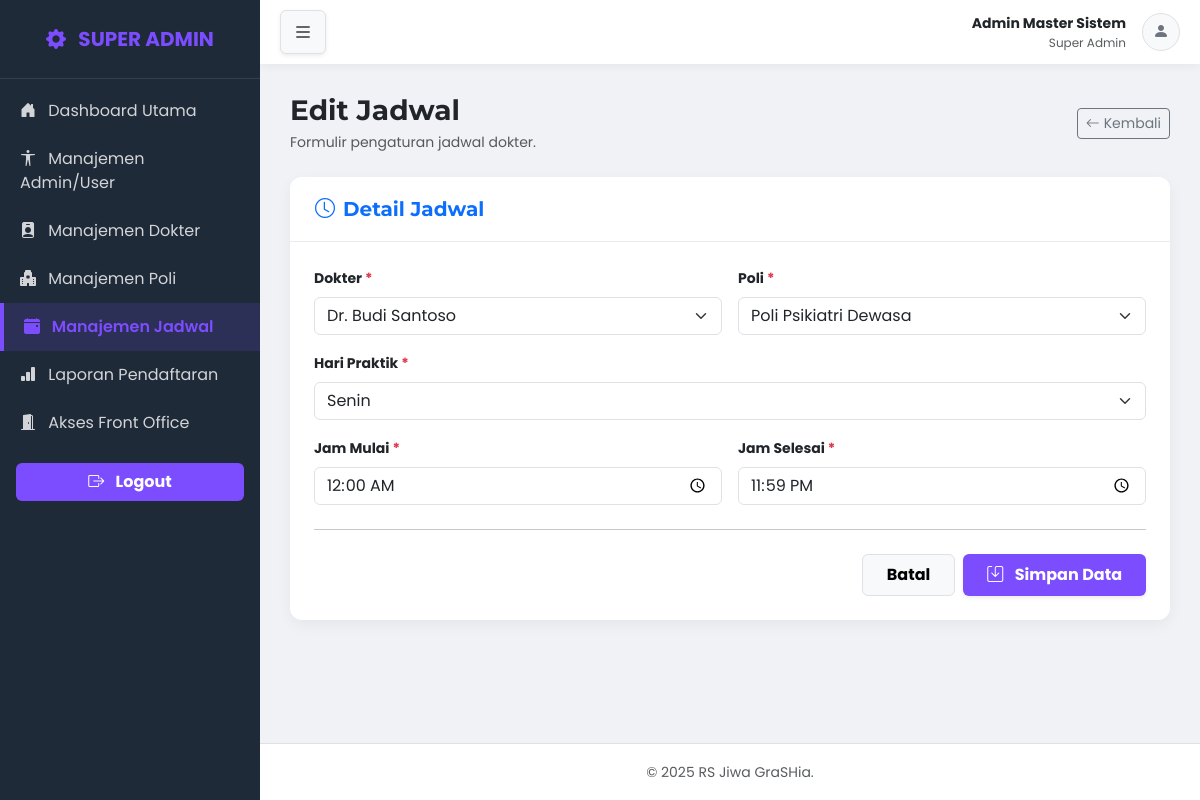
The page /jadwal_form.php?id=8 (signed in) on the database its author committed.
### tables this page shows
CREATE TABLE `jadwal_praktik` (
  `jadwal_id` int(11) NOT NULL,
  `dokter_id` int(11) NOT NULL,
  `poli_id` int(11) NOT NULL,
  `hari_praktik` enum('Senin','Selasa','Rabu','Kamis','Jumat','Sabtu','Minggu') NOT NULL,
  `jam_mulai` time NOT NULL,
  `jam_selesai` time NOT NULL
);

CREATE TABLE `dokter` (
  `dokter_id` int(11) NOT NULL,
  `admin_id` int(11) DEFAULT NULL,
  `nama_lengkap` varchar(100) NOT NULL,
  `spesialisasi` varchar(100) NOT NULL,
  `no_str` varchar(20) DEFAULT NULL,
  `no_telepon` varchar(15) DEFAULT NULL,
  `status_aktif` tinyint(1) NOT NULL DEFAULT 1
);

CREATE TABLE `poli` (
  `poli_id` int(11) NOT NULL,
  `nama_poli` varchar(50) NOT NULL,
  `kode_antrian` varchar(5) NOT NULL DEFAULT 'Z',
  `deskripsi` text DEFAULT NULL
);

### jadwal_form.php (the view, shortened to what this page needs)
<?php
include "koneksi.php";
$nama_lengkap_admin = htmlspecialchars($_SESSION['nama_lengkap'] ?? 'User');
$role_admin = htmlspecialchars($_SESSION['role'] ?? 'Guest');
$current_file = 'jadwal_list.php';
$menu_items = [
    [ 'title' => 'Dashboard Utama', 'icon' => 'bi-house-door-fill', 'link' => 'superadmin_dashboard.php' ],
    [ 'title' => 'Manajemen Admin/User', 'icon' => 'bi-universal-access', 'link' => 'admin_list.php' ],
    [ 'title' => 'Manajemen Dokter', 'icon' => 'bi-person-badge-fill', 'link' => 'dokter_list.php' ],
    [ 'title' => 'Manajemen Poli', 'icon' => 'bi-hospital-fill', 'link' => 'poli_list.php' ],
    [ 'title' => 'Manajemen Jadwal', 'icon' => 'bi-calendar-event-fill', 'link' => 'jadwal_list.php' ],
    [ 'title' => 'Laporan Pendaftaran', 'icon' => 'bi-bar-chart-fill', 'link' => 'report.php' ],
    [ 'title' => 'Akses Front Office', 'icon' => 'bi-door-open-fill', 'link' => 'frontoffice_dashboard.php' ],
];
$jadwal_id = isset($_GET['id']) ? (int)$_GET['id'] : 0;
$jadwal_data = [];
$mode = $jadwal_id > 0 ? 'Edit' : 'Tambah';
$dokter_list = [];
$sql_dokter = "SELECT dokter_id, nama_lengkap FROM dokter WHERE status_aktif = 1 ORDER BY nama_lengkap";
$result_dokter = mysqli_query($conn, $sql_dokter);
if ($result_dokter) {
    while($row = mysqli_fetch_assoc($result_dokter)) {
        $dokter_list[] = $row;
    }
}
$poli_list = [];
$sql_poli = "SELECT poli_id, nama_poli FROM poli ORDER BY nama_poli";
$result_poli = mysqli_query($conn, $sql_poli);
if ($result_poli) {
    while($row = mysqli_fetch_assoc($result_poli)) {
        $poli_list[] = $row;
    }
}
$hari_options = ['Senin', 'Selasa', 'Rabu', 'Kamis', 'Jumat', 'Sabtu', 'Minggu'];
if ($mode === 'Edit') {
    $sql = "SELECT * FROM jadwal_praktik WHERE jadwal_id = $jadwal_id";
    $result = mysqli_query($conn, $sql);
    if ($result && mysqli_num_rows($result) == 1) {
        $jadwal_data = mysqli_fetch_assoc($result);
        $jadwal_data['jam_mulai'] = substr($jadwal_data['jam_mulai'], 0, 5);
        $jadwal_data['jam_selesai'] = substr($jadwal_data['jam_selesai'], 0, 5);
    } else {
        $error_message = "Data Jadwal tidak ditemukan.";
        $jadwal_id = 0;
        $mode = 'Tambah';
    }
}
?>
<!DOCTYPE html>
<html lang="id">
<head>
    <link href="https://cdn.jsdelivr.net/npm/bootstrap@5.3.3/dist/css/bootstrap.min.css" rel="stylesheet">
    <link rel="stylesheet" href="https://cdn.jsdelivr.net/npm/bootstrap-icons@1.11.3/font/bootstrap-icons.min.css">
</head>
<body>
<div id="wrapper">
    <div id="sidebar-wrapper">
        <div class="sidebar-heading">
            <i class="bi bi-gear-fill me-2"></i> SUPER ADMIN
        </div>
        <div class="list-group list-group-flush mt-2">
            <?php foreach ($menu_items as $item):
                $active_class = ($item['link'] == $current_file) ? 'active-menu' : '';
            ?>
                <a href="<?php echo $item['link']; ?>" class="list-group-item list-group-item-action <?php echo $active_class; ?>">
                    <i class="bi <?php echo $item['icon']; ?> me-2"></i> <?php echo $item['title']; ?>
                </a>
            <?php endforeach; ?>
        </div>
        <div class="mt-auto p-3 mb-3">
             <a class="btn w-100 fw-bold" href="logout.php" style="background-color: var(--primary-highlight); color: white;">
                 <i class="bi bi-box-arrow-right me-2"></i> Logout
             </a>
        </div>
    </div>
    <div id="page-content-wrapper">
        <nav class="navbar navbar-expand-lg navbar-light navbar-top sticky-top">
            <div class="container-fluid px-0">
                <button class="btn btn-light border shadow-sm" id="sidebarToggle">
                    <i class="bi bi-list fs-5"></i>
                </button>
                <div class="ms-auto d-flex align-items-center">
                    <div class="d-none d-md-block text-end me-3">
                        <span class="d-block fw-bold small text-dark"><?php echo $nama_lengkap_admin; ?></span>
                        <span class="d-block text-muted" style="font-size: 0.75rem;"><?php echo $role_admin; ?></span>
                    </div>
                    <div class="bg-light rounded-circle d-flex align-items-center justify-content-center border" style="width: 38px; height: 38px;">
                        <i class="bi bi-person-fill text-secondary"></i>
                    </div>
                </div>
            </div>
        </nav>
        <div class="main-content">
            <div class="d-flex justify-content-between align-items-center mb-4">
                <div>
                    <h3 class="fw-bold text-dark mb-1"><?php echo $mode; ?> Jadwal</h3>
                    <p class="text-muted small mb-0">Formulir pengaturan jadwal dokter.</p>
                </div>
                <a href="jadwal_list.php" class="btn btn-outline-secondary btn-sm d-flex align-items-center">
                    <i class="bi bi-arrow-left me-1"></i> Kembali
                </a>
            </div>
            <div class="card card-custom">
                <div class="card-header-custom">
                    <h5 class="fw-bold text-primary mb-0"><i class="bi bi-clock me-2"></i>Detail Jadwal</h5>
                </div>
                <div class="card-body p-4">
                    <form method="post" action="<?php echo htmlspecialchars($_SERVER["PHP_SELF"]);?>">
                        <div class="row g-3">
                            <div class="col-12 col-md-6">
                                <label for="dokter_id" class="form-label fw-bold small">Dokter <span class="text-danger">*</span></label>
                                <select name="dokter_id" id="dokter_id" class="form-select" required>
                                    <?php foreach($dokter_list as $dokter): ?>
                                        <option value="<?php echo $dokter['dokter_id']; ?>"
                                            <?php echo ($jadwal_data['dokter_id'] ?? '') == $dokter['dokter_id'] ? 'selected' : ''; ?>>
                                            <?php echo htmlspecialchars($dokter['nama_lengkap']); ?>
                                        </option>
                                    <?php endforeach; ?>
                                </select>
                            </div>
                            <div class="col-12 col-md-6">
                                <label for="poli_id" class="form-label fw-bold small">Poli <span class="text-danger">*</span></label>
                                <select name="poli_id" id="poli_id" class="form-select" required>
                                    <?php foreach($poli_list as $poli): ?>
                                        <option value="<?php echo $poli['poli_id']; ?>"
                                            <?php echo ($jadwal_data['poli_id'] ?? '') == $poli['poli_id'] ? 'selected' : ''; ?>>
                                            <?php echo htmlspecialchars($poli['nama_poli']); ?>
                                        </option>
                                    <?php endforeach; ?>
                                </select>
                            </div>
                            <div class="col-12">
                                <label for="hari_praktik" class="form-label fw-bold small">Hari Praktik <span class="text-danger">*</span></label>
                                <select name="hari_praktik" id="hari_praktik" class="form-select" required>
                                    <?php foreach($hari_options as $hari): ?>
                                        <option value="<?php echo $hari; ?>"
                                            <?php echo ($jadwal_data['hari_praktik'] ?? '') == $hari ? 'selected' : ''; ?>>
                                            <?php echo $hari; ?>
                                        </option>
                                    <?php endforeach; ?>
                                </select>
                            </div>
                            <div class="col-6">
                                <label for="jam_mulai" class="form-label fw-bold small">Jam Mulai <span class="text-danger">*</span></label>
                                <input type="time" class="form-control" id="jam_mulai" name="jam_mulai" value="<?php echo htmlspecialchars($jadwal_data['jam_mulai'] ?? ''); ?>" required>
                            </div>
                            <div class="col-6">
                                <label for="jam_selesai" class="form-label fw-bold small">Jam Selesai <span class="text-danger">*</span></label>
                                <input type="time" class="form-control" id="jam_selesai" name="jam_selesai" value="<?php echo htmlspecialchars($jadwal_data['jam_selesai'] ?? ''); ?>" required>
                            </div>
                        </div>
                        <hr class="my-4">
                        <div class="d-grid gap-2 d-md-flex justify-content-md-end">
                            <a href="jadwal_list.php" class="btn btn-light border fw-bold py-2 px-4 order-2 order-md-1">Batal</a>
                            <button type="submit" class="btn btn-theme shadow-sm fw-bold py-2 px-4 order-1 order-md-2">
                                <i class="bi bi-save me-2"></i> Simpan Data
                            </button>
                        </div>
                    </form>
                </div>
            </div>
        </div>
        <footer class="mt-auto py-3 bg-white text-center border-top">
            <span class="text-muted small">&copy; <?php echo date("Y"); ?> RS Jiwa GraSHia.</span>
        </footer>
    </div>
</div>
</body>
</html>

### jadwal_form.php (style rules this page uses)
:root { --sidebar-width: 260px; --sidebar-bg: #1f2a38; --sidebar-color: #f8f9fa; --primary-highlight: #7c4dff; --main-font: 'Poppins', sans-serif; --heading-font: 'Montserrat', sans-serif; }
body { background-color: #f0f2f5; font-family: var(--main-font); overflow-x: hidden; }
h1, h2, h3, h4, h5 { font-family: var(--heading-font); }
#wrapper { display: flex; width: 100%; align-items: stretch; transition: all 0.3s; }
#sidebar-wrapper { min-width: var(--sidebar-width); max-width: var(--sidebar-width); background: var(--sidebar-bg); color: var(--sidebar-color); transition: all 0.3s; position: fixed; height: 100vh; z-index: 1050; left: calc(var(--sidebar-width) * -1); overflow-y: auto; }
#page-content-wrapper { width: 100%; min-height: 100vh; transition: all 0.3s; display: flex; flex-direction: column; }
@media (min-width: 992px) { #sidebar-wrapper { left: 0; } }
@media (min-width: 992px) { #page-content-wrapper { margin-left: var(--sidebar-width); } }
.sidebar-heading { padding: 1.5rem 1rem; font-size: 1.25rem; color: var(--primary-highlight); border-bottom: 1px solid rgba(255, 255, 255, 0.1); font-weight: 700; text-align: center; }
.list-group-item { background: transparent; color: rgba(255,255,255,0.8); border: none; padding: 12px 20px; }
.list-group-item.active-menu { background: rgba(124, 77, 255, 0.15); color: var(--primary-highlight); border-left: 4px solid var(--primary-highlight); font-weight: 600; }
.navbar-top { background-color: white !important; box-shadow: 0 2px 10px rgba(0,0,0,.05); padding: 10px 20px; z-index: 1020; }
.main-content { padding: 20px; }
@media (min-width: 768px) { .main-content { padding: 30px; } }
.card-custom { border: none; border-radius: 12px; box-shadow: 0 5px 15px rgba(0,0,0,0.05); background-color: white; }
.card-header-custom { background-color: white; border-bottom: 1px solid #e9ecef; padding: 20px 25px; border-radius: 12px 12px 0 0 !important; }
.btn-theme { background-color: var(--primary-highlight); color: white; border: none; }

### rows shown on the page
jadwal_praktik: dokter_id "Dr. Budi Santoso", poli_id "Poli Psikiatri Dewasa", hari_praktik "Senin"

### other values the page prints
$item['title'] "Dashboard Utama"
$item['title'] "Manajemen Admin/User"
$item['title'] "Manajemen Dokter"
$item['title'] "Manajemen Poli"
$item['title'] "Manajemen Jadwal"
$item['title'] "Laporan Pendaftaran"
$item['title'] "Akses Front Office"
$nama_lengkap_admin "Admin Master Sistem"
$role_admin "Super Admin"
$mode "Edit"
